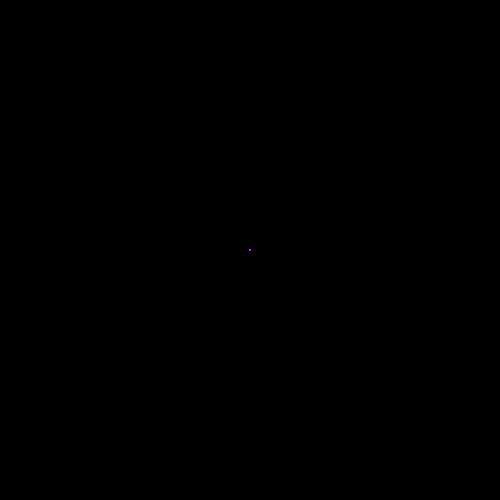
Frame 1 (no input)
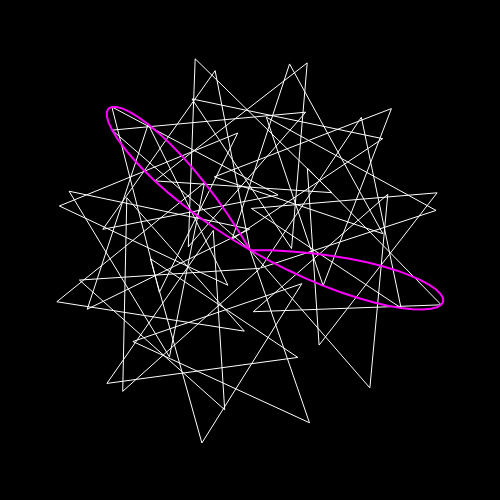
Frame 60 (no input)
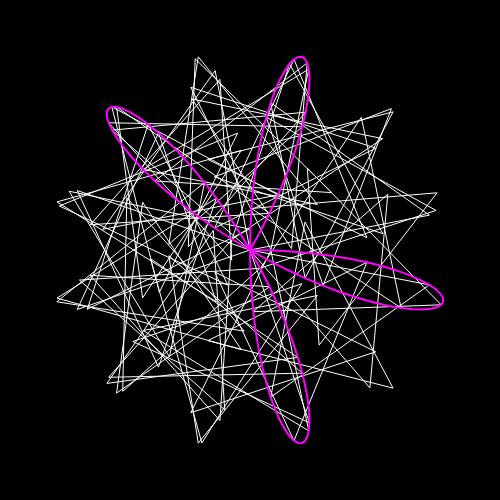
Frame 120 (the mouse pressed at the canvas centre since frame 60)

The p5.js sketch that drew these frames (run headless with seeded random() and noise() and a simulated clock; from frame 60 on, the mouse is pressed at the canvas centre):

// p5.js sketch
// ── sketch.js
//
// Maurer Rose Visualization
//

let canvasX = 500;
let canvasY = 500;

let n = 6; // Start n at 6
let d = 71; // Start d at 71
let multiply = 200;

let targetN = n; // Target n for animation
let targetD = d; // Target d for animation

let smoothAnimation = true; // Toggle between smooth and instant
let currentStep = 0; // Tracks the current step for redrawing the shape

let buttons = []; // Array to store buttons
let activeButton = null; // To track the currently active button
let toggleButton; // Toggle for smooth vs instant transition

function setup() {
  createCanvas(canvasX, canvasY);
  angleMode(DEGREES);

  // Create toggle button
  toggleButton = createButton("Switch to Instant Transition");
  toggleButton.position(10, canvasY + 80);
  toggleButton.mousePressed(toggleLerpSpeed); // Set toggle button action

  // Create 10 buttons with predefined n and d values
  buttons.push(createButton("n= 2, d=39").mousePressed(() => setTarget(2, 39)));
  buttons.push(createButton("n= 3, d=47").mousePressed(() => setTarget(3, 47)));
  buttons.push(createButton("n= 4, d=31").mousePressed(() => setTarget(4, 31)));
  buttons.push(createButton("n= 5, d=97").mousePressed(() => setTarget(5, 97)));
  buttons.push(createButton("n= 6, d=71").mousePressed(() => setTarget(6, 71)));
  buttons.push(createButton("n= 7, d=19").mousePressed(() => setTarget(7, 19)));
  buttons.push(createButton("n= 8, d=45").mousePressed(() => setTarget(8, 45)));
  buttons.push(createButton("n= 9, d=33").mousePressed(() => setTarget(9, 33)));
  buttons.push(
    createButton("n=10, d=67").mousePressed(() => setTarget(10, 67))
  );
  buttons.push(
    createButton("n=11, d=55").mousePressed(() => setTarget(11, 55))
  );

  // Position buttons in a 2 row, 5 column layout
  let buttonWidth = 100;
  let buttonHeight = 30;
  let padding = 2;

  for (let i = 0; i < buttons.length; i++) {
    let x = (i % 5) * (buttonWidth + padding) + 10; // Position buttons in 5 columns
    let y = Math.floor(i / 5) * (buttonHeight + padding) + canvasY + 10; // Position buttons in 2 rows
    buttons[i].position(x, y);
  }

  // Set the default button (n=6, d=71) as active
  setActiveButton(buttons[4]); // n=6, d=71 is the starting default
}

function toggleLerpSpeed() {
  // Toggle between smooth and instant transitions
  smoothAnimation = !smoothAnimation;
  if (smoothAnimation) {
    toggleButton.html("Switch to Instant Transition");
  } else {
    toggleButton.html("Switch to Smooth Animation");
    // If switching to instant, set currentStep to maximum for instant drawing
    currentStep = 361;
  }
}

function setTarget(newN, newD) {
  targetN = newN;
  targetD = newD;

  // Reset currentStep to redraw the figure from scratch
  if (smoothAnimation) {
    currentStep = 0;
  } else {
    currentStep = 361; // For instant mode, draw the full figure in one frame
  }

  // Find the button that matches the current (newN, newD) values
  let index = null;
  if (newN === 2 && newD === 39) index = 0;
  if (newN === 3 && newD === 47) index = 1;
  if (newN === 4 && newD === 31) index = 2;
  if (newN === 5 && newD === 97) index = 3;
  if (newN === 6 && newD === 71) index = 4;
  if (newN === 7 && newD === 19) index = 5;
  if (newN === 8 && newD === 45) index = 6;
  if (newN === 9 && newD === 33) index = 7;
  if (newN === 10 && newD === 67) index = 8;
  if (newN === 11 && newD === 55) index = 9;

  if (index !== null) {
    setActiveButton(buttons[index]);
  }
}

function setActiveButton(button) {
  // Reset style for the previously active button
  if (activeButton) {
    activeButton.style("background-color", "");
  }

  // Set the new active button and update its style
  activeButton = button;
  activeButton.style("background-color", "#4CAF50"); // Green background for active button
}

function draw() {
  background(0);

  translate(width / 2, height / 2);

  noFill();
  strokeWeight(1);

  // Handle smooth or instant transition
  if (smoothAnimation) {
    n = lerp(n, targetN, 0.02); // Smooth animation
    d = lerp(d, targetD, 0.02);
  } else {
    n = targetN; // Instant transition
    d = targetD;
  }

  // Increment currentStep for drawing only in smooth mode
  if (smoothAnimation && currentStep < 361) {
    currentStep += 1;
  }

  // Draw the shape with white color for n
  stroke(255); // White color
  beginShape();

  for (let i = 0; i < currentStep; i++) {
    let k = i * d;
    let r = multiply * sin(n * k);
    let x = r * cos(k);
    let y = r * sin(k);
    vertex(x, y);
  }

  endShape(CLOSE);

  // Draw the shape with magenta color for d
  stroke(255, 0, 255); // Magenta color
  strokeWeight(2);
  beginShape();

  for (let i = 0; i < currentStep; i++) {
    let k = i;
    let r = multiply * sin(n * k);
    let x = r * cos(k);
    let y = r * sin(k);
    vertex(x, y);
  }

  endShape(CLOSE);
}
